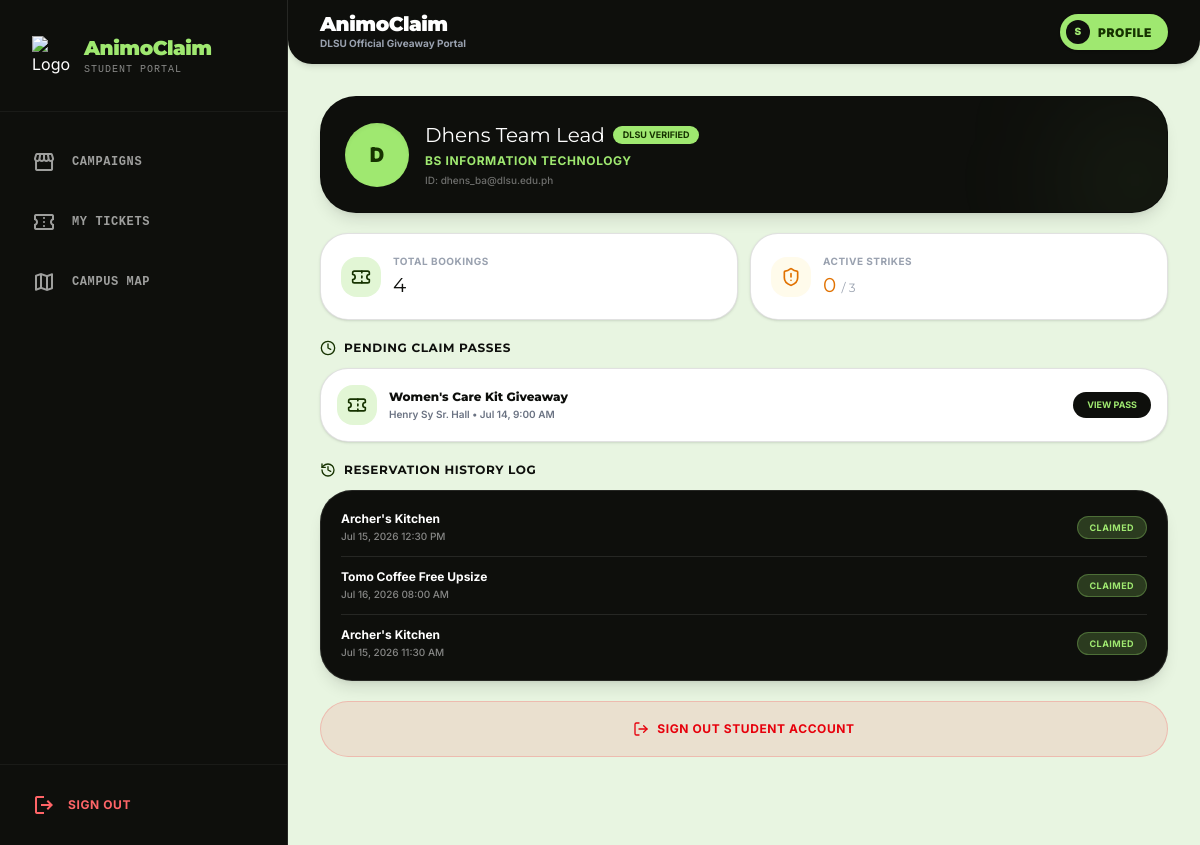
/student/profile.php (signed in), run on the app's committed database.
### tables this page shows
CREATE TABLE `users` (
  `id` int(11) NOT NULL,
  `dlsu_id` varchar(20) NOT NULL,
  `rfid_uid` varchar(20) NOT NULL,
  `first_name` varchar(100) NOT NULL,
  `last_name` varchar(100) NOT NULL,
  `email` varchar(150) NOT NULL,
  `password` varchar(255) NOT NULL,
  `program` varchar(100) DEFAULT NULL,
  `college` varchar(150) DEFAULT NULL,
  `sex` enum('M','F') NOT NULL,
  `scholarship_type` varchar(150) DEFAULT 'None',
  `status` enum('active','suspended') NOT NULL DEFAULT 'active',
  `role` enum('student','organizer','admin') NOT NULL DEFAULT 'student',
  `created_at` timestamp NOT NULL DEFAULT current_timestamp()
);

CREATE TABLE `reservations` (
  `id` int(11) NOT NULL,
  `user_id` int(11) NOT NULL,
  `time_slot_id` int(11) NOT NULL,
  `inventory_id` int(11) NOT NULL,
  `qr_code_hash` varchar(50) NOT NULL,
  `status` enum('reserved','claimed','expired') NOT NULL DEFAULT 'reserved',
  `claimed_at` datetime DEFAULT NULL,
  `created_at` timestamp NOT NULL DEFAULT current_timestamp()
);

CREATE TABLE `events` (
  `id` int(11) NOT NULL,
  `organizer_id` int(11) NOT NULL,
  `title` varchar(150) NOT NULL,
  `description` text DEFAULT NULL,
  `location` varchar(150) NOT NULL,
  `image_url` varchar(255) DEFAULT NULL,
  `category` enum('Giveaway','Event') NOT NULL DEFAULT 'Giveaway',
  `target_sex` enum('All','M','F') NOT NULL DEFAULT 'All',
  `target_college` varchar(150) NOT NULL DEFAULT 'All',
  `is_active` tinyint(1) NOT NULL DEFAULT 1,
  `created_at` timestamp NOT NULL DEFAULT current_timestamp()
);

CREATE TABLE `event_time_slots` (
  `id` int(11) NOT NULL,
  `event_id` int(11) NOT NULL,
  `start_time` datetime NOT NULL,
  `end_time` datetime NOT NULL,
  `max_capacity` int(11) NOT NULL,
  `current_reservations` int(11) NOT NULL DEFAULT 0
);

### student/profile.php (called while the page is built, shortened)
<?php
require_once '../config/database.php';
$user_id = $_SESSION['user_id'];
$stmt = $pdo->prepare("
    SELECT u.*, (SELECT COUNT(*) FROM strike_logs WHERE user_id = u.id) as total_strikes
    FROM users u WHERE u.id = ?
");
$stmt->execute([$user_id]);
$currentUser = $stmt->fetch();
$resStmt = $pdo->prepare("
    SELECT r.*, e.title, e.location, t.start_time
    FROM reservations r
    JOIN event_time_slots t ON r.time_slot_id = t.id
    JOIN events e ON t.event_id = e.id
    WHERE r.user_id = ?
    ORDER BY r.created_at DESC
");
$resStmt->execute([$user_id]);
$allReservations = $resStmt->fetchAll();
$activeReservations = array_filter($allReservations, function($r) { return $r['status'] === 'reserved'; });
$pastReservations = array_filter($allReservations, function($r) { return $r['status'] !== 'reserved'; });
$strikesCount = (int)$currentUser['total_strikes'];
require_once '../views/student/profile_view.php';
?>

### views/student/profile_view.php (the view, shortened to what this page needs)
<?php require_once '../includes/header.php'; ?>
<div class="space-y-5 animate-fade-in pb-10">
    <div class="bg-[#0e0f0c] p-6 rounded-[36px] text-white border border-[#0e0f0c]/12 relative overflow-hidden shadow-lg">
        <div class="absolute -right-8 -bottom-8 w-32 h-32 bg-[#9fe870]/10 rounded-full blur-3xl pointer-events-none"></div>
        <div class="flex items-center gap-4 relative z-10">
            <div class="w-16 h-16 rounded-full bg-[#9fe870] text-[#163300] flex items-center justify-center font-black text-xl flex-shrink-0 shadow-inner">
                <?php echo strtoupper(substr($currentUser['first_name'] ?? 'S', 0, 1)); ?>
            </div>
            <div class="min-w-0">
                <div class="flex items-center gap-2">
                    <h1 class="text-xl wise-heading text-white truncate"><?php echo htmlspecialchars($currentUser['first_name'] . ' ' . $currentUser['last_name']); ?></h1>
                    <span class="bg-[#9fe870] text-[#163300] text-[9px] font-bold px-2.5 py-0.5 rounded-full uppercase">
                        DLSU Verified
                    </span>
                </div>
                <p class="text-[#9fe870] font-bold text-xs tracking-wider uppercase mt-1">
                    <?php echo htmlspecialchars($currentUser['program'] ?? 'BS IT Student'); ?>
                </p>
                <p class="text-white/40 text-[10px] font-medium mt-1">
                    ID: <?php echo htmlspecialchars($currentUser['email'] ?? 'student@dlsu.edu.ph'); ?>
                </p>
            </div>
        </div>
    </div>
    <div class="grid grid-cols-2 gap-3">
        <div class="bg-white p-5 rounded-[28px] border border-[#0e0f0c]/12 flex items-center gap-3 shadow-sm">
            <div class="w-10 h-10 rounded-2xl bg-[#e2f6d5] text-[#163300] flex items-center justify-center font-black">
                <i data-lucide="ticket" class="w-5 h-5"></i>
            </div>
            <div>
                <p class="text-[10px] font-bold uppercase tracking-wider text-gray-400">Total Bookings</p>
                <p class="text-xl wise-heading text-[#0e0f0c] mt-0.5"><?php echo count($allReservations); ?></p>
            </div>
        </div>
        <div class="bg-white p-5 rounded-[28px] border border-[#0e0f0c]/12 flex items-center gap-3 shadow-sm">
            <div class="w-10 h-10 rounded-2xl bg-amber-50 text-amber-600 flex items-center justify-center font-black">
                <i data-lucide="shield-alert" class="w-5 h-5"></i>
            </div>
            <div>
                <p class="text-[10px] font-bold uppercase tracking-wider text-gray-400">Active Strikes</p>
                <p class="text-xl wise-heading text-amber-600 mt-0.5"><?php echo $strikesCount; ?> <span class="text-xs text-gray-400 font-normal">/ 3</span></p>
            </div>
        </div>
    </div>
    <div class="space-y-3">
        <h2 class="text-xs font-bold text-[#0e0f0c] tracking-wider uppercase flex items-center gap-2">
            <i data-lucide="clock" class="w-4 h-4 text-[#163300]"></i> Pending Claim Passes
        </h2>
        <div class="space-y-2">
            <?php if (empty($activeReservations)): ?>
                <div class="p-5 bg-white rounded-[24px] border border-[#0e0f0c]/12 text-center shadow-sm">
                    <p class="text-gray-500 text-xs font-semibold">No pending claim passes active.</p>
                </div>
            <?php else: ?>
                <?php foreach($activeReservations as $claim): ?>
                    <a href="/claim/student/tickets.php" class="flex items-center justify-between p-4 bg-white rounded-[28px] border border-[#0e0f0c]/12 hover:border-[#9fe870] wise-btn cursor-pointer shadow-sm">
                        <div class="flex items-center gap-3">
                            <div class="w-10 h-10 rounded-2xl bg-[#e2f6d5] text-[#163300] flex items-center justify-center">
                                <i data-lucide="ticket" class="w-5 h-5"></i>
                            </div>
                            <div>
                                <h3 class="font-extrabold text-xs text-[#0e0f0c]"><?php echo htmlspecialchars($claim['title']); ?></h3>
                                <p class="text-[10px] text-gray-500 font-semibold mt-0.5"><?php echo htmlspecialchars($claim['location']); ?> • <?php echo date('M d, g:i A', strtotime($claim['start_time'])); ?></p>
                            </div>
                        </div>
                        <span class="bg-[#0e0f0c] text-[#9fe870] text-[9px] px-3.5 py-1.5 rounded-full uppercase font-bold">
                            View Pass
                        </span>
                    </a>
                <?php endforeach; ?>
            <?php endif; ?>
        </div>
    </div>
    <div class="space-y-3">
        <h2 class="text-xs font-bold text-[#0e0f0c] tracking-wider uppercase flex items-center gap-2">
            <i data-lucide="history" class="w-4 h-4 text-[#163300]"></i> Reservation History Log
        </h2>
        <div class="bg-[#0e0f0c] rounded-[32px] p-5 text-white border border-white/10 shadow-lg">
            <?php if (empty($pastReservations)): ?>
                <p class="text-white/40 text-center text-xs py-6">Your transaction logs are empty.</p>
            <?php else: ?>
                <div class="divide-y divide-white/10">
                    <?php foreach($pastReservations as $item): ?>
                        <div class="flex justify-between items-center py-3 first:pt-0 last:pb-0">
                            <div>
                                <p class="font-bold text-xs text-white truncate max-w-xs"><?php echo htmlspecialchars($item['title']); ?></p>
                                <p class="text-[10px] text-white/50 mt-0.5 font-medium"><?php echo date('M d, Y h:i A', strtotime($item['start_time'])); ?></p>
                            </div>
                            <span class="px-3 py-1 rounded-full text-[9px] font-bold uppercase tracking-wider <?php echo $item['status'] === 'claimed' ? 'bg-[#9fe870]/20 text-[#9fe870] border border-[#9fe870]/30' : 'bg-red-500/20 text-red-400 border border-red-500/30'; ?>">
                                <?php echo htmlspecialchars($item['status']); ?>
                            </span>
                        </div>
                    <?php endforeach; ?>
                </div>
            <?php endif; ?>
        </div>
    </div>
    <a href="/claim/config/logout.php" class="w-full h-14 flex items-center justify-center gap-2 bg-red-500/10 border border-red-500/20 text-red-600 rounded-full font-bold uppercase tracking-wider text-xs wise-btn cursor-pointer mt-4">
        <i data-lucide="log-out" class="w-4 h-4"></i>
        Sign Out Student Account
    </a>
</div>
<?php require_once '../includes/footer.php'; ?>

### includes/header.php (style rules this page uses)
body { font-family: 'Inter', sans-serif; }
h1, h2, h3, .wise-heading { font-family: 'Montserrat', sans-serif; }
.wise-btn { transition: all 0.2s cubic-bezier(0.16, 1, 0.3, 1); }

### data on the page
users: first_name "D", first_name+last_name "Dhens Team Lead", program "BS INFORMATION TECHNOLOGY", email "dhens_ba@dlsu.edu.ph"
reservations: events.title "Women's Care Kit Giveaway", events.location "Henry Sy Sr. Hall", time_slot.start_time "Jul 14, 9:00 AM"
reservations: events.title "Archer's Kitchen", time_slot.start_time "Jul 15, 2026 12:30 PM", status "CLAIMED"
reservations: events.title "Tomo Coffee Free Upsize", time_slot.start_time "Jul 16, 2026 08:00 AM", status "CLAIMED"
reservations: events.title "Archer's Kitchen", time_slot.start_time "Jul 15, 2026 11:30 AM", status "CLAIMED"

### other printed values
$link[2] "CAMPAIGNS"
$link[2] "MY TICKETS"
$link[2] "CAMPUS MAP"
substr($_SESSION['first_name'] ?? 'S', 0, 1) "S"
count($allReservations) "4"
$strikesCount "0"
